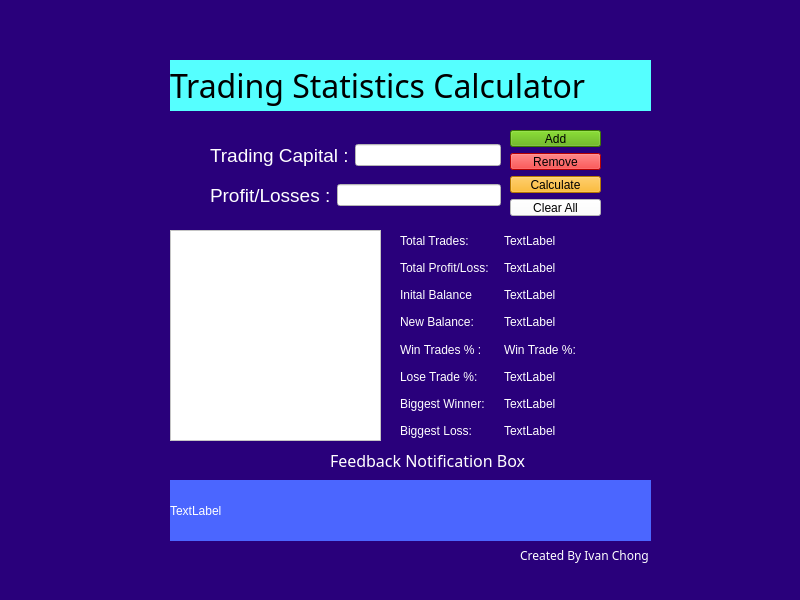
<?xml version="1.0" encoding="UTF-8"?>
<ui version="4.0">
 <class>TradeStatistics</class>
 <widget class="QMainWindow" name="TradeStatistics">
  <property name="geometry">
   <rect>
    <x>0</x>
    <y>0</y>
    <width>800</width>
    <height>600</height>
   </rect>
  </property>
  <property name="minimumSize">
   <size>
    <width>800</width>
    <height>600</height>
   </size>
  </property>
  <property name="maximumSize">
   <size>
    <width>800</width>
    <height>600</height>
   </size>
  </property>
  <property name="windowTitle">
   <string>TradeStatistics</string>
  </property>
  <property name="styleSheet">
   <string notr="true">background-color: rgb(73, 112, 255);
background-color: rgb(41, 0, 123);</string>
  </property>
  <widget class="QWidget" name="centralwidget">
   <widget class="QLabel" name="titleTradeStats">
    <property name="geometry">
     <rect>
      <x>170</x>
      <y>60</y>
      <width>481</width>
      <height>51</height>
     </rect>
    </property>
    <property name="font">
     <font>
      <family>Segoe Print</family>
      <pointsize>24</pointsize>
      <italic>false</italic>
     </font>
    </property>
    <property name="styleSheet">
     <string notr="true">background-color: rgb(85, 255, 255);</string>
    </property>
    <property name="text">
     <string>Trading Statistics Calculator </string>
    </property>
   </widget>
   <widget class="QListWidget" name="listWidget">
    <property name="geometry">
     <rect>
      <x>170</x>
      <y>230</y>
      <width>211</width>
      <height>211</height>
     </rect>
    </property>
    <property name="styleSheet">
     <string notr="true">background-color: rgb(255, 255, 255);</string>
    </property>
   </widget>
   <widget class="QLabel" name="label_7">
    <property name="geometry">
     <rect>
      <x>520</x>
      <y>540</y>
      <width>161</width>
      <height>31</height>
     </rect>
    </property>
    <property name="font">
     <font>
      <family>Segoe Script</family>
     </font>
    </property>
    <property name="styleSheet">
     <string notr="true">color: rgb(255, 255, 255);</string>
    </property>
    <property name="text">
     <string>Created By Ivan Chong</string>
    </property>
   </widget>
   <widget class="QWidget" name="layoutWidget">
    <property name="geometry">
     <rect>
      <x>510</x>
      <y>130</y>
      <width>91</width>
      <height>86</height>
     </rect>
    </property>
    <layout class="QVBoxLayout" name="verticalLayout_2">
     <item>
      <widget class="QPushButton" name="pushButton">
       <property name="styleSheet">
        <string notr="true">background-color: rgb(255, 170, 0);
background-color: rgb(85, 170, 0);</string>
       </property>
       <property name="text">
        <string>Add</string>
       </property>
      </widget>
     </item>
     <item>
      <widget class="QPushButton" name="RemoveBtn">
       <property name="styleSheet">
        <string notr="true">background-color: rgb(255, 0, 0);</string>
       </property>
       <property name="text">
        <string>Remove</string>
       </property>
      </widget>
     </item>
     <item>
      <widget class="QPushButton" name="calculateBtn">
       <property name="styleSheet">
        <string notr="true">background-color: rgb(255, 170, 0);</string>
       </property>
       <property name="text">
        <string>Calculate</string>
       </property>
      </widget>
     </item>
     <item>
      <widget class="QPushButton" name="clearAllBtn">
       <property name="styleSheet">
        <string notr="true">background-color: rgb(255, 255, 255);</string>
       </property>
       <property name="text">
        <string>Clear All</string>
       </property>
      </widget>
     </item>
    </layout>
   </widget>
   <widget class="QWidget" name="layoutWidget">
    <property name="geometry">
     <rect>
      <x>210</x>
      <y>140</y>
      <width>291</width>
      <height>31</height>
     </rect>
    </property>
    <layout class="QHBoxLayout" name="horizontalLayout_7">
     <item>
      <widget class="QLabel" name="profitLossesLabel_2">
       <property name="font">
        <font>
         <pointsize>14</pointsize>
        </font>
       </property>
       <property name="styleSheet">
        <string notr="true">color: rgb(255, 255, 255);</string>
       </property>
       <property name="text">
        <string>Trading Capital :</string>
       </property>
      </widget>
     </item>
     <item>
      <widget class="QLineEdit" name="balancevalue">
       <property name="styleSheet">
        <string notr="true">background-color: rgb(255, 255, 255);</string>
       </property>
      </widget>
     </item>
    </layout>
   </widget>
   <widget class="QWidget" name="layoutWidget">
    <property name="geometry">
     <rect>
      <x>210</x>
      <y>180</y>
      <width>291</width>
      <height>31</height>
     </rect>
    </property>
    <layout class="QHBoxLayout" name="horizontalLayout_8">
     <item>
      <widget class="QLabel" name="profitLossesLabel">
       <property name="font">
        <font>
         <pointsize>14</pointsize>
        </font>
       </property>
       <property name="styleSheet">
        <string notr="true">color: rgb(255, 255, 255);</string>
       </property>
       <property name="text">
        <string>Profit/Losses :</string>
       </property>
      </widget>
     </item>
     <item>
      <widget class="QLineEdit" name="profitlosstxt">
       <property name="styleSheet">
        <string notr="true">background-color: rgb(255, 255, 255);</string>
       </property>
      </widget>
     </item>
    </layout>
   </widget>
   <widget class="QLabel" name="messageTxt">
    <property name="geometry">
     <rect>
      <x>170</x>
      <y>480</y>
      <width>481</width>
      <height>61</height>
     </rect>
    </property>
    <property name="styleSheet">
     <string notr="true">background-color: rgb(75, 102, 255);
color: rgb(255, 255, 255);</string>
    </property>
    <property name="text">
     <string>TextLabel</string>
    </property>
   </widget>
   <widget class="QLabel" name="label_8">
    <property name="geometry">
     <rect>
      <x>330</x>
      <y>450</y>
      <width>221</width>
      <height>21</height>
     </rect>
    </property>
    <property name="font">
     <font>
      <family>Segoe Print</family>
      <pointsize>12</pointsize>
     </font>
    </property>
    <property name="styleSheet">
     <string notr="true">color: rgb(255, 255, 255);</string>
    </property>
    <property name="text">
     <string>Feedback Notification Box</string>
    </property>
   </widget>
   <widget class="QWidget" name="">
    <property name="geometry">
     <rect>
      <x>400</x>
      <y>230</y>
      <width>201</width>
      <height>211</height>
     </rect>
    </property>
    <layout class="QVBoxLayout" name="verticalLayout">
     <item>
      <layout class="QHBoxLayout" name="horizontalLayout_5">
       <item>
        <widget class="QLabel" name="label_4">
         <property name="styleSheet">
          <string notr="true">color: rgb(255, 255, 255);</string>
         </property>
         <property name="text">
          <string>Total Trades: </string>
         </property>
        </widget>
       </item>
       <item>
        <widget class="QLabel" name="totalTradeTxt">
         <property name="styleSheet">
          <string notr="true">color: rgb(255, 255, 255);</string>
         </property>
         <property name="text">
          <string>TextLabel</string>
         </property>
        </widget>
       </item>
      </layout>
     </item>
     <item>
      <layout class="QHBoxLayout" name="horizontalLayout_6">
       <item>
        <widget class="QLabel" name="label_6">
         <property name="styleSheet">
          <string notr="true">color: rgb(255, 255, 255);</string>
         </property>
         <property name="text">
          <string>Total Profit/Loss:</string>
         </property>
        </widget>
       </item>
       <item>
        <widget class="QLabel" name="plTxt">
         <property name="styleSheet">
          <string notr="true">color: rgb(255, 255, 255);</string>
         </property>
         <property name="text">
          <string>TextLabel</string>
         </property>
        </widget>
       </item>
      </layout>
     </item>
     <item>
      <layout class="QHBoxLayout" name="horizontalLayout_10">
       <item>
        <widget class="QLabel" name="InitalBalanceLabel">
         <property name="styleSheet">
          <string notr="true">color: rgb(255, 255, 255);</string>
         </property>
         <property name="text">
          <string>Inital Balance</string>
         </property>
        </widget>
       </item>
       <item>
        <widget class="QLabel" name="initialBalanceTxt">
         <property name="styleSheet">
          <string notr="true">color: rgb(255, 255, 255);</string>
         </property>
         <property name="text">
          <string>TextLabel</string>
         </property>
        </widget>
       </item>
      </layout>
     </item>
     <item>
      <layout class="QHBoxLayout" name="horizontalLayout_9">
       <item>
        <widget class="QLabel" name="newBalanceLabel">
         <property name="styleSheet">
          <string notr="true">color: rgb(255, 255, 255);</string>
         </property>
         <property name="text">
          <string>New Balance:</string>
         </property>
        </widget>
       </item>
       <item>
        <widget class="QLabel" name="balanceTxt">
         <property name="styleSheet">
          <string notr="true">color: rgb(255, 255, 255);</string>
         </property>
         <property name="text">
          <string>TextLabel</string>
         </property>
        </widget>
       </item>
      </layout>
     </item>
     <item>
      <layout class="QHBoxLayout" name="horizontalLayout">
       <item>
        <widget class="QLabel" name="label">
         <property name="styleSheet">
          <string notr="true">color: rgb(255, 255, 255);</string>
         </property>
         <property name="text">
          <string>Win Trades % :</string>
         </property>
        </widget>
       </item>
       <item>
        <widget class="QLabel" name="winTxt">
         <property name="styleSheet">
          <string notr="true">color: rgb(255, 255, 255);</string>
         </property>
         <property name="text">
          <string>Win Trade %:</string>
         </property>
        </widget>
       </item>
      </layout>
     </item>
     <item>
      <layout class="QHBoxLayout" name="horizontalLayout_2">
       <item>
        <widget class="QLabel" name="label_3">
         <property name="styleSheet">
          <string notr="true">color: rgb(255, 255, 255);</string>
         </property>
         <property name="text">
          <string>Lose Trade %:</string>
         </property>
        </widget>
       </item>
       <item>
        <widget class="QLabel" name="lossTxt">
         <property name="styleSheet">
          <string notr="true">color: rgb(255, 255, 255);</string>
         </property>
         <property name="text">
          <string>TextLabel</string>
         </property>
        </widget>
       </item>
      </layout>
     </item>
     <item>
      <layout class="QHBoxLayout" name="horizontalLayout_3">
       <item>
        <widget class="QLabel" name="label_2">
         <property name="styleSheet">
          <string notr="true">color: rgb(255, 255, 255);</string>
         </property>
         <property name="text">
          <string>Biggest Winner:</string>
         </property>
        </widget>
       </item>
       <item>
        <widget class="QLabel" name="BigwinnerTxt">
         <property name="styleSheet">
          <string notr="true">color: rgb(255, 255, 255);</string>
         </property>
         <property name="text">
          <string>TextLabel</string>
         </property>
        </widget>
       </item>
      </layout>
     </item>
     <item>
      <layout class="QHBoxLayout" name="horizontalLayout_4">
       <item>
        <widget class="QLabel" name="label_5">
         <property name="styleSheet">
          <string notr="true">color: rgb(255, 255, 255);</string>
         </property>
         <property name="text">
          <string>Biggest Loss:</string>
         </property>
        </widget>
       </item>
       <item>
        <widget class="QLabel" name="BiglossTxt">
         <property name="styleSheet">
          <string notr="true">color: rgb(255, 255, 255);</string>
         </property>
         <property name="text">
          <string>TextLabel</string>
         </property>
        </widget>
       </item>
      </layout>
     </item>
    </layout>
   </widget>
  </widget>
  <widget class="QMenuBar" name="menubar">
   <property name="geometry">
    <rect>
     <x>0</x>
     <y>0</y>
     <width>800</width>
     <height>17</height>
    </rect>
   </property>
  </widget>
  <widget class="QStatusBar" name="statusbar"/>
 </widget>
 <resources/>
 <connections/>
</ui>
